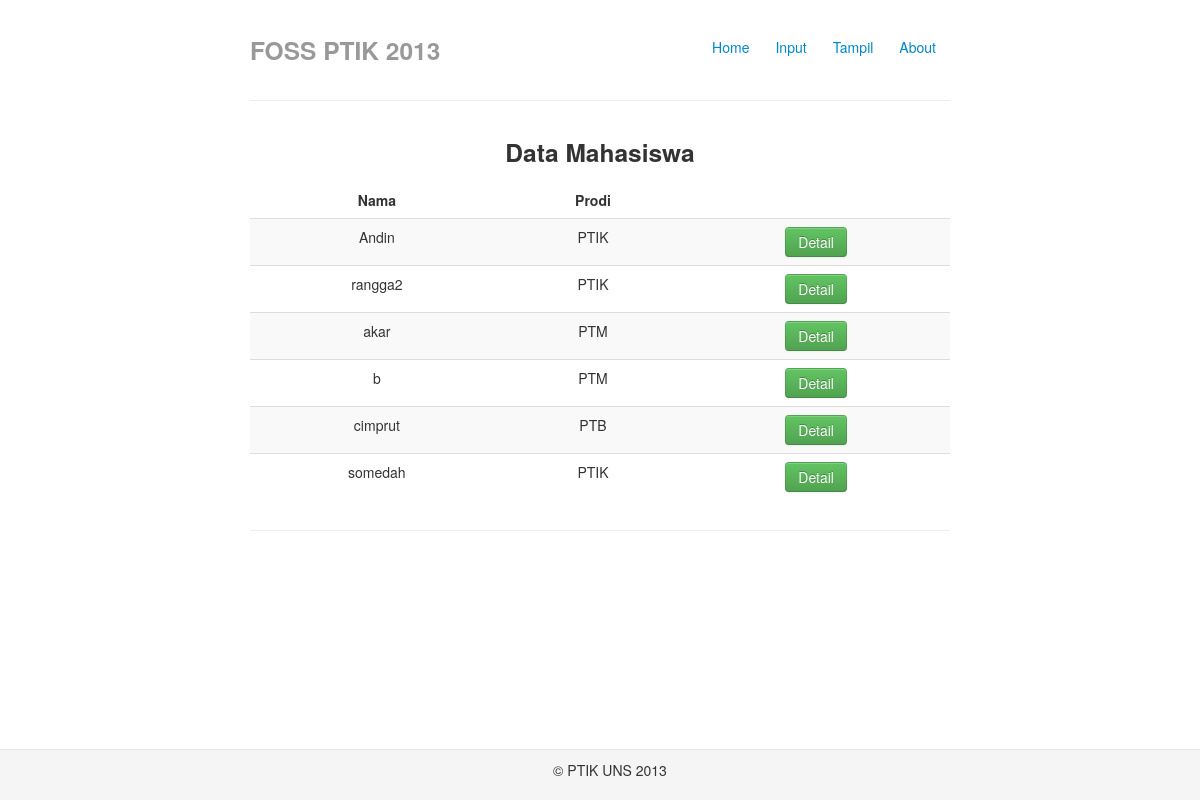
Page /index.php/mahasiswa/lihat on the committed database.
### tables this page shows
CREATE TABLE IF NOT EXISTS `mahasiswa` (
  `id` int(10) NOT NULL AUTO_INCREMENT,
  `nama` varchar(100) NOT NULL,
  `alamat` text NOT NULL,
  `jk` varchar(10) NOT NULL,
  `prodi` varchar(20) NOT NULL,
  `hobi` varchar(50) NOT NULL,
  PRIMARY KEY (`id`)
);

### application/controllers/mahasiswa.php (called while the page is built, shortened)
<?php
class Mahasiswa extends CI_Controller {
	function __construct(){
		$this->load->helper(array('url','form'));
		$this->load->model('m_mahasiswa');
	}
	function lihat(){
		$data['data_mahasiswa']=$this->m_mahasiswa->m_lihat();
		$this->load->view('v_lihat',$data);
	}
}
?>

### index.php (called while the page is built, shortened)
<?php
require_once BASEPATH.'core/CodeIgniter.php';

### application/models/m_mahasiswa.php (called while the page is built, shortened)
<?php
class M_mahasiswa extends CI_Controller{
	function m_lihat(){
		$lihat = $this->db->get('mahasiswa');
		return $lihat->result();
	}
}
?>

### application/views/v_lihat.php (the view, shortened to what this page needs)
<?php $this->load->view('header'); ?>
<h3 align="center">Data Mahasiswa</h3>
	<table class="table table-striped">
	<thead align="center">
		<tr>
			<th style="text-align:center;">Nama</th>
			<th style="text-align:center;">Prodi</th>
			<th style="text-align:center;">&nbsp;</th>
		</tr>
	</thead>
	<tbody>
		<?php foreach($data_mahasiswa as $lihat){
		 ?>
		<tr>
			<td style="text-align:center;"><?php echo $lihat->nama; ?></td>
			<td style="text-align:center;"><?php echo $lihat->prodi; ?></td>
			<td style="text-align:center;">
				<?php echo anchor(base_url().'index.php/mahasiswa/edit2/'.$lihat->id,'<btn class="btn btn-success">Detail</btn>') ?>
			</td>
		</tr>
		<?php
	}
	?>
</table>
<?php $this->load->view('footer'); ?>

### application/views/header.php (shortened to what this page needs)
<!DOCTYPE html>
<html lang="en">
  <head>
    <link href="<?php echo base_url('/assets/css/bootstrap.css')?>" rel="stylesheet">
    <link href="<?php echo base_url('/assets/css/bootstrap-responsive.css')?>" rel="stylesheet">
  </head>
  <body>
    <div class="container-narrow">
      <div class="masthead">
        <ul class="nav nav-pills pull-right">
          <li><?php echo anchor(base_url().'index.php/mahasiswa/index','Home') ?></li>
          <li><?php echo anchor(base_url().'index.php/mahasiswa/tambah','Input') ?></li>
          <li><?php echo anchor(base_url().'index.php/mahasiswa/lihat','Tampil') ?></li>
		  	  <li><?php echo anchor(base_url().'index.php/mahasiswa/about','About') ?></li>
        </ul>
        <h3 class="muted">FOSS PTIK 2013</h3>
      </div>
      <hr>

### application/views/footer.php (shortened to what this page needs)
<hr>
      <div class="footer">
        <p>&copy; PTIK UNS 2013</p>
      </div>
    </div>
  </body>
</html>

### application/views/header.php (style rules this page uses)
body { padding-top: 20px; padding-bottom: 40px; }
.container-narrow { margin: 0 auto; max-width: 700px; }
.container-narrow > hr { margin: 30px 0; }

### rows in the picture
mahasiswa: nama "Andin", prodi "PTIK", id "Detail"
mahasiswa: nama "rangga2", prodi "PTIK", id "Detail"
mahasiswa: nama "akar", prodi "PTM", id "Detail"
mahasiswa: nama "b", prodi "PTM", id "Detail"
mahasiswa: nama "cimprut", prodi "PTB", id "Detail"
mahasiswa: nama "somedah", prodi "PTIK", id "Detail"

### other values in the picture
anchor(base_url().'index.php/mahasiswa/index','Home') "Home"
anchor(base_url().'index.php/mahasiswa/tambah','Input') "Input"
anchor(base_url().'index.php/mahasiswa/lihat','Tampil') "Tampil"
anchor(base_url().'index.php/mahasiswa/about','About') "About"
